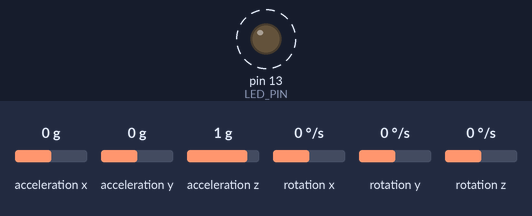
A sketch run on a simulated Arduino Uno, built with avr-gcc and run on an emulated ATmega328P. Shown: output pins drawn as LEDs (lit = HIGH). Dashed ring = blinking. The inputs (shaded band) are chosen by the test bench; at power-on: acceleration x 0 g, acceleration y 0 g, acceleration z 1 g, rotation x 0 °/s, rotation y 0 °/s, rotation z 0 °/s. What the sketch prints to the serial monitor is not drawn.

Above: at 0.2 s.
Timing chart, 0 to 3.0 s (numbered marks = the images above):
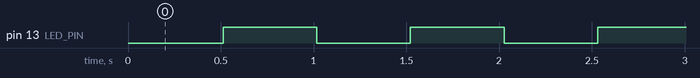

Measured:
- by itself, pin 13 (LED_PIN): alternates HIGH for 0.50 s and LOW for 0.50 s

The sketch:

MPU6050_test.ino
```cpp
// I2C device class (I2Cdev) demonstration Arduino sketch for MPU6050 class
// 10/7/2011 by Jeff Rowberg <jeff@rowberg.net>
// Updates should (hopefully) always be available at https://github.com/jrowberg/i2cdevlib
//
// Changelog:
//      2013-05-08 - added multiple output formats
//                 - added seamless Fastwire support
//      2011-10-07 - initial release

/* ============================================
I2Cdev device library code is placed under the MIT license
Copyright (c) 2011 Jeff Rowberg

Permission is hereby granted, free of charge, to any person obtaining a copy
of this software and associated documentation files (the "Software"), to deal
in the Software without restriction, including without limitation the rights
to use, copy, modify, merge, publish, distribute, sublicense, and/or sell
copies of the Software, and to permit persons to whom the Software is
furnished to do so, subject to the following conditions:

The above copyright notice and this permission notice shall be included in
all copies or substantial portions of the Software.

THE SOFTWARE IS PROVIDED "AS IS", WITHOUT WARRANTY OF ANY KIND, EXPRESS OR
IMPLIED, INCLUDING BUT NOT LIMITED TO THE WARRANTIES OF MERCHANTABILITY,
FITNESS FOR A PARTICULAR PURPOSE AND NONINFRINGEMENT. IN NO EVENT SHALL THE
AUTHORS OR COPYRIGHT HOLDERS BE LIABLE FOR ANY CLAIM, DAMAGES OR OTHER
LIABILITY, WHETHER IN AN ACTION OF CONTRACT, TORT OR OTHERWISE, ARISING FROM,
OUT OF OR IN CONNECTION WITH THE SOFTWARE OR THE USE OR OTHER DEALINGS IN
THE SOFTWARE.
===============================================
*/

// I2Cdev and MPU6050 must be installed as libraries, or else the .cpp/.h files
// for both classes must be in the include path of your project
#include "I2Cdev.h"
#include "MPU6050.h"

// Arduino Wire library is required if I2Cdev I2CDEV_ARDUINO_WIRE implementation
// is used in I2Cdev.h
#if I2CDEV_IMPLEMENTATION == I2CDEV_ARDUINO_WIRE
    #include "Wire.h"
#endif

// class default I2C address is 0x68
// specific I2C addresses may be passed as a parameter here
// AD0 low = 0x68 (default for InvenSense evaluation board)
// AD0 high = 0x69
MPU6050 accelgyro;
//MPU6050 accelgyro(0x69); // <-- use for AD0 high


int16_t ax, ay, az;
int16_t gx, gy, gz;

int A_ax;
int ax_Min = -16383;
int ax_Max = 16383;

int A_ay;
int ay_Min = -16383;
int ay_Max = 16383;

int A_az;
int az_Min = -16383;
int az_Max = 16383;

int G_gx;
int gx_Min = -250;
int gx_Max = 2000;

int G_gy;
int gy_Min = -250;
int gy_Max = 2000;

int G_gz;
int gz_Min = -250;
int gz_Max = 2000;


// uncomment "OUTPUT_READABLE_ACCELGYRO" if you want to see a tab-separated
// list of the accel X/Y/Z and then gyro X/Y/Z values in decimal. Easy to read,
// not so easy to parse, and slow(er) over UART.
#define OUTPUT_READABLE_ACCELGYRO

// uncomment "OUTPUT_BINARY_ACCELGYRO" to send all 6 axes of data as 16-bit
// binary, one right after the other. This is very fast (as fast as possible
// without compression or data loss), and easy to parse, but impossible to read
// for a human.
//#define OUTPUT_BINARY_ACCELGYRO


#define LED_PIN 13
bool blinkState = false;

void setup() {
    // join I2C bus (I2Cdev library doesn't do this automatically)
    #if I2CDEV_IMPLEMENTATION == I2CDEV_ARDUINO_WIRE
         Wire.begin();
    #elif I2CDEV_IMPLEMENTATION == I2CDEV_BUILTIN_FASTWIRE
        Fastwire::setup(400, true);
    #endif

    // initialize serial communication
    // (38400 chosen because it works as well at 8MHz as it does at 16MHz, but
    // it's really up to you depending on your project)

    Serial.begin(38400);

    // initialize device
    Serial.println("Initializing I2C devices...");
    accelgyro.initialize();

    // verify connection
    Serial.println("Testing device connections...");
    Serial.println(accelgyro.testConnection() ? "MPU6050 connection successful" : "MPU6050 connection failed");

    // use the code below to change accel/gyro offset values
    /*
    Serial.println("Updating internal sensor offsets...");
    // -76	-2359	1688	0	0	0
    Serial.print(accelgyro.getXAccelOffset()); Serial.print("\t"); // -76
    Serial.print(accelgyro.getYAccelOffset()); Serial.print("\t"); // -2359
    Serial.print(accelgyro.getZAccelOffset()); Serial.print("\t"); // 1688
    Serial.print(accelgyro.getXGyroOffset()); Serial.print("\t"); // 0
    Serial.print(accelgyro.getYGyroOffset()); Serial.print("\t"); // 0
    Serial.print(accelgyro.getZGyroOffset()); Serial.print("\t"); // 0
    Serial.print("\n");
    accelgyro.setXGyroOffset(220);
    accelgyro.setYGyroOffset(76);
    accelgyro.setZGyroOffset(-85);
    Serial.print(accelgyro.getXAccelOffset()); Serial.print("\t"); // -76
    Serial.print(accelgyro.getYAccelOffset()); Serial.print("\t"); // -2359
    Serial.print(accelgyro.getZAccelOffset()); Serial.print("\t"); // 1688
    Serial.print(accelgyro.getXGyroOffset()); Serial.print("\t"); // 0
    Serial.print(accelgyro.getYGyroOffset()); Serial.print("\t"); // 0
    Serial.print(accelgyro.getZGyroOffset()); Serial.print("\t"); // 0
    Serial.print("\n");
    */

    // configure Arduino LED for
    pinMode(LED_PIN, OUTPUT);
}

void loop() {
    // read raw accel/gyro measurements from device

   accelgyro.getMotion6(&ax, &ay, &az, &gx, &gy, &gz);

    A_ax = constrain(ax, ax_Min, ax_Max);
    A_ax = map(A_ax, ax_Min, ax_Max, -90, 90);

    A_ay = constrain(ay, ay_Min, ay_Max);
    A_ay = map(A_ay, ay_Min, ay_Max, -90, 90);

    A_az = constrain(az, az_Min, az_Max);
    A_az = map(A_az, az_Min, az_Max, -90, 90);

    G_gx = constrain(gx, gx_Min, gx_Max);
    G_gx = map(G_gx, gx_Min, gx_Max, 0, 30);

    G_gy = constrain(gy, gy_Min, gy_Max);
    G_gy = map(G_gy, gy_Min, gy_Max, 0, 30);

    G_gz = constrain(gz, gz_Min, gz_Max);
    G_gz = map(G_gz, gz_Min, gz_Max, 0, 30);


    // these methods (and a few others) are also available
    //accelgyro.getAcceleration(&ax, &ay, &az);
    //accelgyro.getRotation(&gx, &gy, &gz);


    #ifdef OUTPUT_READABLE_ACCELGYRO
        // display tab-separated accel/gyro x/y/z values

        Serial.print("a/g:\t");
        Serial.print(A_ax); Serial.print("\t");
        Serial.print(A_ay); Serial.print("\t");
        Serial.print(A_az); Serial.print("\t");
        Serial.print(G_gx); Serial.print("\t");
        Serial.print(G_gy); Serial.print("\t");
        Serial.println(G_gz);
        delay(500);

    #endif

    #ifdef OUTPUT_BINARY_ACCELGYRO
        Serial.write((uint8_t)(ax >> 8)); Serial.write((uint8_t)(ax & 0xFF));
        Serial.write((uint8_t)(ay >> 8)); Serial.write((uint8_t)(ay & 0xFF));
        Serial.write((uint8_t)(az >> 8)); Serial.write((uint8_t)(az & 0xFF));
        Serial.write((uint8_t)(gx >> 8)); Serial.write((uint8_t)(gx & 0xFF));
        Serial.write((uint8_t)(gy >> 8)); Serial.write((uint8_t)(gy & 0xFF));
        Serial.write((uint8_t)(gz >> 8)); Serial.write((uint8_t)(gz & 0xFF));
    #endif


    // blink LED to indicate activity
    blinkState = !blinkState;
    digitalWrite(LED_PIN, blinkState);
}
```
